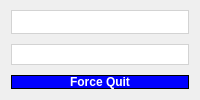
     <widget class="QWidget" name="LeftCol" native="true">
      <property name="sizePolicy">
       <sizepolicy hsizetype="Expanding" vsizetype="Expanding">
        <horstretch>0</horstretch>
        <verstretch>0</verstretch>
       </sizepolicy>
      </property>
      <property name="styleSheet">
       <string notr="true">QWidget{
 background-color: none;
border: none
}</string>
      </property>
      <layout class="QVBoxLayout" name="verticalLayout" stretch="8,7,1">
       <property name="spacing">
        <number>10</number>
       </property>
       <property name="topMargin">
        <number>10</number>
       </property>
       <item>
        <widget class="QWidget" name="animation_widget" native="true">
         <property name="sizePolicy">
          <sizepolicy hsizetype="Expanding" vsizetype="Expanding">
           <horstretch>0</horstretch>
           <verstretch>0</verstretch>
          </sizepolicy>
         </property>
         <property name="styleSheet">
          <string notr="true">QWidget{
background-color: rgb(255, 255, 255);
border: 1px solid rgb(211, 211, 211);
}</string>
         </property>
        </widget>
       </item>
       <item>
        <widget class="QWidget" name="foot_widget_1" native="true">
         <property name="sizePolicy">
          <sizepolicy hsizetype="Expanding" vsizetype="Expanding">
           <horstretch>0</horstretch>
           <verstretch>0</verstretch>
          </sizepolicy>
         </property>
         <property name="styleSheet">
          <string notr="true">QWidget{
background-color: rgb(255, 255, 255);
border: 1px solid rgb(211, 211, 211)

}</string>
         </property>
        </widget>
       </item>
       <item>
        <widget class="QWidget" name="widget_27" native="true">
         <property name="sizePolicy">
          <sizepolicy hsizetype="Expanding" vsizetype="Expanding">
           <horstretch>0</horstretch>
           <verstretch>0</verstretch>
          </sizepolicy>
         </property>
         <property name="cursor">
          <cursorShape>PointingHandCursor</cursorShape>
         </property>
         <property name="styleSheet">
          <string notr="true">QWidget{
 background-color: blue;
border: 1px solid black
}

QWidget:hover{
	background-color: rgb(0, 85, 255);
}



</string>
         </property>
         <layout class="QHBoxLayout" name="horizontalLayout_2">
          <property name="spacing">
           <number>4</number>
          </property>
          <property name="sizeConstraint">
           <enum>QLayout::SetDefaultConstraint</enum>
          </property>
          <property name="leftMargin">
           <number>0</number>
          </property>
          <property name="topMargin">
           <number>0</number>
          </property>
          <property name="rightMargin">
           <number>0</number>
          </property>
          <property name="bottomMargin">
           <number>0</number>
          </property>
          <item>
           <widget class="QPushButton" name="force_quit_button">
            <property name="sizePolicy">
             <sizepolicy hsizetype="Expanding" vsizetype="Expanding">
              <horstretch>0</horstretch>
              <verstretch>0</verstretch>
             </sizepolicy>
            </property>
            <property name="cursor">
             <cursorShape>PointingHandCursor</cursorShape>
            </property>
            <property name="layoutDirection">
             <enum>Qt::LeftToRight</enum>
            </property>
            <property name="styleSheet">
             <string notr="true">

QPushButton{
 color: white;
 border : none;
	font: 12pt &quot;MS Shell Dlg 2&quot;;
font-weight: bold;
background-color : none


}</string>
            </property>
            <property name="text">
             <string>Force Quit</string>
            </property>
            <property name="autoDefault">
             <bool>false</bool>
            </property>
            <property name="default">
             <bool>false</bool>
            </property>
            <property name="flat">
             <bool>false</bool>
            </property>
           </widget>
          </item>
         </layout>
        </widget>
       </item>
      </layout>
     </widget>
